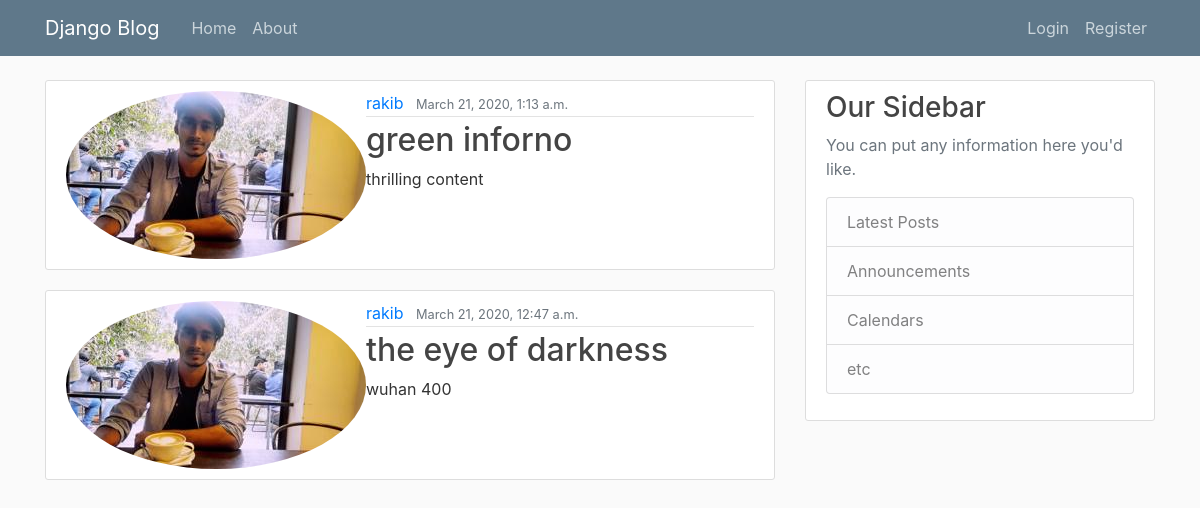
The page / on the database its author committed.
### blog/models.py (models this page shows, shortened)
class Post (models.Model):
    title = models.CharField (max_length = 20)
    content = models.TextField()
    date_posted = models.DateTimeField(default = timezone.now)
    author = models.ForeignKey(User,on_delete = models.CASCADE)

### users/models.py (models this page shows, shortened)
class Profile(models.Model):
    user = models.OneToOneField(User, on_delete=models.CASCADE)
    image = models.ImageField(default='default.jpg', upload_to='profile_pics')

### blog/views.py (the view)
# urls.py: path('',views.PostListView.as_view(), name = 'blog-home'),
class PostListView(ListView):
    model = Post
    template_name = 'blog/home.html'
    context_object_name = 'posts'
    ordering = ['-date_posted']

### blog/templates/blog/home.html
{% extends "blog/base.html" %}
{% block content %}
    {% for post in posts %}
    <article class="media content-section">
      <img class = "rounded-circle"src="{{post.author.profile.image.url }}" alt="">
        <div class="media-body">
          <div class="article-metadata">
            <a class="mr-2" href="#">{{ post.author }}</a>
            <small class="text-muted">{{ post.date_posted }}</small>
          </div>
          <h2><a class="article-title" href="{% url 'post-detail' post.id %}">{{ post.title }}</a></h2>
          <p class="article-content">{{ post.content }}</p>
        </div>
      </article>
    {% endfor %}
{% endblock content %}

### blog/templates/blog/base.html (shortened to what this page needs)
{% load static %}
<!DOCTYPE html>
<html>
<head>
    <link rel="stylesheet" href="https://maxcdn.bootstrapcdn.com/bootstrap/4.0.0/css/bootstrap.min.css">
    <link rel="stylesheet" type="text/css" href="{% static 'blog/main.css' %}">
</head>
<body>
    <header class="site-header">
      <nav class="navbar navbar-expand-md navbar-dark bg-steel fixed-top">
        <div class="container">
          <a class="navbar-brand mr-4" href="{% url 'blog-home' %}">Django Blog</a>
          <div class="collapse navbar-collapse" id="navbarToggle">
            <div class="navbar-nav mr-auto">
              <a class="nav-item nav-link" href="{% url 'blog-home' %}">Home</a>
              <a class="nav-item nav-link" href="{% url 'blog-about' %}">About</a>
            </div>
            <div class="navbar-nav">
              {% if user.is_authenticated %}
              <a class="nav-item nav-link" href="{% url 'post-create'%}">New Post</a>
              <a class="nav-item nav-link" href="{% url 'profile'%}">hi, {{user.username}}</a>
              <a class="nav-item nav-link" href="{% url 'logout'%}"> Logout</a>
              {% else %}
              <a class="nav-item nav-link" href="{% url 'login'%}">Login</a>
              <a class="nav-item nav-link" href="{% url 'register' %}">Register</a>
              {% endif %}
            </div>
          </div>
        </div>
      </nav>
    </header>
    <main role="main" class="container">
      <div class="row">
        <div class="col-md-8">
          {% block content %}{% endblock %}
        </div>
        <div class="col-md-4">
          <div class="content-section">
            <h3>Our Sidebar</h3>
            <p class='text-muted'>You can put any information here you'd like.
              <ul class="list-group">
                <li class="list-group-item list-group-item-light">Latest Posts</li>
                <li class="list-group-item list-group-item-light">Announcements</li>
                <li class="list-group-item list-group-item-light">Calendars</li>
                <li class="list-group-item list-group-item-light">etc</li>
              </ul>
            </p>
          </div>
        </div>
      </div>
    </main>
</body>
</html>

### blog/static/blog/main.css (style rules this page uses)
body { background: #fafafa; color: #333333; margin-top: 5rem; }
h1, h2, h3, h4, h5, h6 { color: #444444; }
ul { margin: 0; }
.bg-steel { background-color: #5f788a; }
.site-header .navbar-nav .nav-link { color: #cbd5db; }
.content-section { background: #ffffff; padding: 10px 20px; border: 1px solid #dddddd; border-radius: 3px; margin-bottom: 20px; }
.article-title { color: #444444; }
.article-content { white-space: pre-line; }
.article-metadata { padding-bottom: 1px; margin-bottom: 4px; border-bottom: 1px solid #e3e3e3 }

### rows shown on the page
Post: author.profile.image (picture), author "rakib", date_posted "March 21, 2020, 1:13 a.m.", title "green inforno", content "thrilling content"
Post: author.profile.image (picture), author "rakib", date_posted "March 21, 2020, 12:47 a.m.", title "the eye of darkness", content "wuhan 400"
